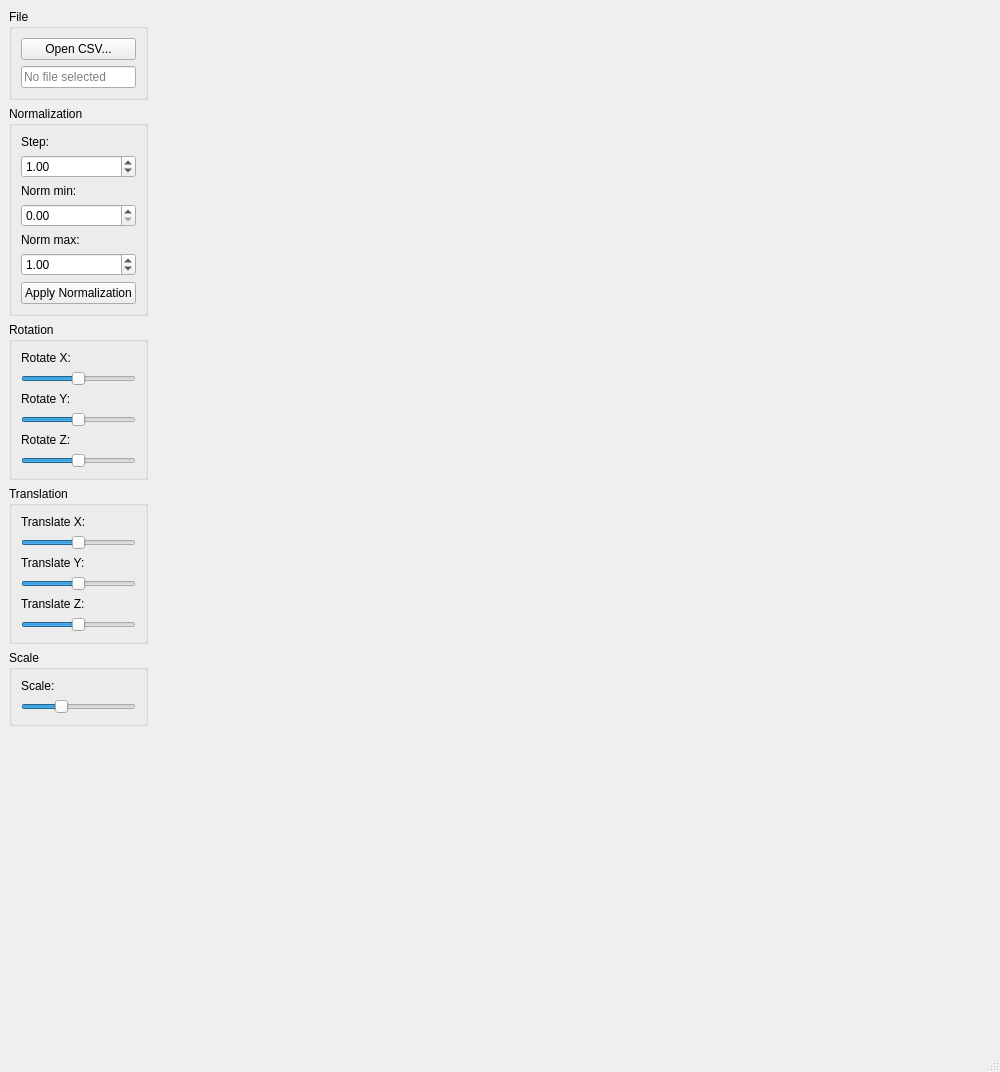
<?xml version="1.0" encoding="UTF-8"?>
<ui version="4.0">
 <class>MainWindow</class>
 <widget class="QMainWindow" name="MainWindow">
  <property name="geometry">
   <rect>
    <x>0</x>
    <y>0</y>
    <width>1000</width>
    <height>1072</height>
   </rect>
  </property>
  <property name="windowTitle">
   <string>3D Surface Visualizer</string>
  </property>
  <widget class="QWidget" name="centralwidget">
   <layout class="QFormLayout" name="formLayout">
    <item row="0" column="0">
     <layout class="QVBoxLayout" name="controlLayout">
      <item>
       <widget class="QGroupBox" name="fileGroup">
        <property name="title">
         <string>File</string>
        </property>
        <layout class="QVBoxLayout">
         <item>
          <widget class="QPushButton" name="selectFileButton">
           <property name="text">
            <string>Open CSV...</string>
           </property>
          </widget>
         </item>
         <item>
          <widget class="QLineEdit" name="filePathEdit">
           <property name="readOnly">
            <bool>true</bool>
           </property>
           <property name="placeholderText">
            <string>No file selected</string>
           </property>
          </widget>
         </item>
        </layout>
       </widget>
      </item>
      <item>
       <widget class="QGroupBox" name="normGroup">
        <property name="title">
         <string>Normalization</string>
        </property>
        <layout class="QVBoxLayout">
         <item>
          <widget class="QLabel" name="stepLabel">
           <property name="text">
            <string>Step:</string>
           </property>
          </widget>
         </item>
         <item>
          <widget class="QDoubleSpinBox" name="stepSpinBox">
           <property name="value">
            <double>1.000000000000000</double>
           </property>
          </widget>
         </item>
         <item>
          <widget class="QLabel" name="normMinLabel">
           <property name="text">
            <string>Norm min:</string>
           </property>
          </widget>
         </item>
         <item>
          <widget class="QDoubleSpinBox" name="normMinSpinBox">
           <property name="value">
            <double>0.000000000000000</double>
           </property>
          </widget>
         </item>
         <item>
          <widget class="QLabel" name="normMaxLabel">
           <property name="text">
            <string>Norm max:</string>
           </property>
          </widget>
         </item>
         <item>
          <widget class="QDoubleSpinBox" name="normMaxSpinBox">
           <property name="value">
            <double>1.000000000000000</double>
           </property>
          </widget>
         </item>
         <item>
          <widget class="QPushButton" name="normalizeButton">
           <property name="text">
            <string>Apply Normalization</string>
           </property>
          </widget>
         </item>
        </layout>
       </widget>
      </item>
      <item>
       <widget class="QGroupBox" name="rotationGroup">
        <property name="title">
         <string>Rotation</string>
        </property>
        <layout class="QVBoxLayout">
         <item>
          <widget class="QLabel" name="rotateXLabel">
           <property name="text">
            <string>Rotate X:</string>
           </property>
          </widget>
         </item>
         <item>
          <widget class="QSlider" name="rotateXSlider">
           <property name="minimum">
            <number>-180</number>
           </property>
           <property name="maximum">
            <number>180</number>
           </property>
           <property name="value">
            <number>0</number>
           </property>
           <property name="orientation">
            <enum>Qt::Orientation::Horizontal</enum>
           </property>
          </widget>
         </item>
         <item>
          <widget class="QLabel" name="rotateYLabel">
           <property name="text">
            <string>Rotate Y:</string>
           </property>
          </widget>
         </item>
         <item>
          <widget class="QSlider" name="rotateYSlider">
           <property name="minimum">
            <number>-180</number>
           </property>
           <property name="maximum">
            <number>180</number>
           </property>
           <property name="value">
            <number>0</number>
           </property>
           <property name="orientation">
            <enum>Qt::Orientation::Horizontal</enum>
           </property>
          </widget>
         </item>
         <item>
          <widget class="QLabel" name="rotateZLabel">
           <property name="text">
            <string>Rotate Z:</string>
           </property>
          </widget>
         </item>
         <item>
          <widget class="QSlider" name="rotateZSlider">
           <property name="minimum">
            <number>-180</number>
           </property>
           <property name="maximum">
            <number>180</number>
           </property>
           <property name="value">
            <number>0</number>
           </property>
           <property name="orientation">
            <enum>Qt::Orientation::Horizontal</enum>
           </property>
          </widget>
         </item>
        </layout>
       </widget>
      </item>
      <item>
       <widget class="QGroupBox" name="translationGroup">
        <property name="title">
         <string>Translation</string>
        </property>
        <layout class="QVBoxLayout">
         <item>
          <widget class="QLabel" name="translateXLabel">
           <property name="text">
            <string>Translate X:</string>
           </property>
          </widget>
         </item>
         <item>
          <widget class="QSlider" name="translateXSlider">
           <property name="minimum">
            <number>-100</number>
           </property>
           <property name="maximum">
            <number>100</number>
           </property>
           <property name="value">
            <number>0</number>
           </property>
           <property name="orientation">
            <enum>Qt::Orientation::Horizontal</enum>
           </property>
          </widget>
         </item>
         <item>
          <widget class="QLabel" name="translateYLabel">
           <property name="text">
            <string>Translate Y:</string>
           </property>
          </widget>
         </item>
         <item>
          <widget class="QSlider" name="translateYSlider">
           <property name="minimum">
            <number>-100</number>
           </property>
           <property name="maximum">
            <number>100</number>
           </property>
           <property name="value">
            <number>0</number>
           </property>
           <property name="orientation">
            <enum>Qt::Orientation::Horizontal</enum>
           </property>
          </widget>
         </item>
         <item>
          <widget class="QLabel" name="translateZLabel">
           <property name="text">
            <string>Translate Z:</string>
           </property>
          </widget>
         </item>
         <item>
          <widget class="QSlider" name="translateZSlider">
           <property name="minimum">
            <number>-100</number>
           </property>
           <property name="maximum">
            <number>100</number>
           </property>
           <property name="value">
            <number>0</number>
           </property>
           <property name="orientation">
            <enum>Qt::Orientation::Horizontal</enum>
           </property>
          </widget>
         </item>
        </layout>
       </widget>
      </item>
      <item>
       <widget class="QGroupBox" name="scaleGroup">
        <property name="title">
         <string>Scale</string>
        </property>
        <layout class="QVBoxLayout">
         <item>
          <widget class="QLabel" name="scaleLabel">
           <property name="text">
            <string>Scale:</string>
           </property>
          </widget>
         </item>
         <item>
          <widget class="QSlider" name="scaleSlider">
           <property name="minimum">
            <number>50</number>
           </property>
           <property name="maximum">
            <number>500</number>
           </property>
           <property name="value">
            <number>200</number>
           </property>
           <property name="orientation">
            <enum>Qt::Orientation::Horizontal</enum>
           </property>
          </widget>
         </item>
        </layout>
       </widget>
      </item>
      <item>
       <spacer name="verticalSpacer">
        <property name="orientation">
         <enum>Qt::Orientation::Vertical</enum>
        </property>
        <property name="sizeHint" stdset="0">
         <size>
          <width>20</width>
          <height>40</height>
         </size>
        </property>
       </spacer>
      </item>
     </layout>
    </item>
    <item row="0" column="1">
     <widget class="QWidget" name="wireframeWidget" native="true">
      <property name="sizePolicy">
       <sizepolicy hsizetype="Expanding" vsizetype="Expanding">
        <horstretch>1</horstretch>
        <verstretch>1</verstretch>
       </sizepolicy>
      </property>
     </widget>
    </item>
   </layout>
  </widget>
  <widget class="QMenuBar" name="menubar">
   <property name="geometry">
    <rect>
     <x>0</x>
     <y>0</y>
     <width>1000</width>
     <height>25</height>
    </rect>
   </property>
  </widget>
  <widget class="QStatusBar" name="statusbar"/>
 </widget>
 <resources/>
 <connections/>
</ui>
